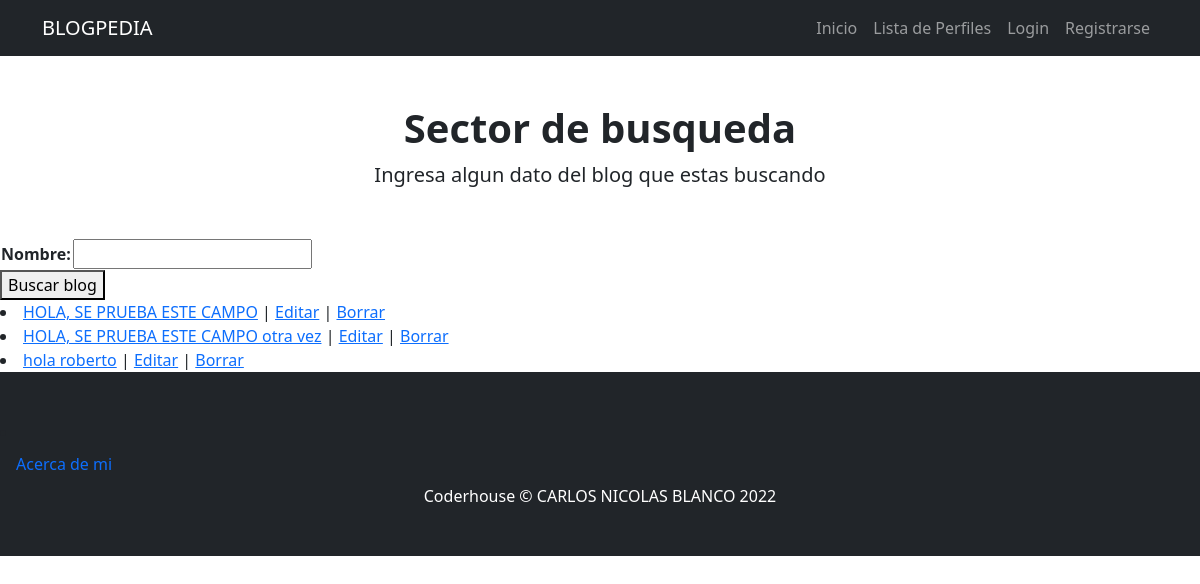
/usuarios/blogs, run on an earlier commit of the app's database.
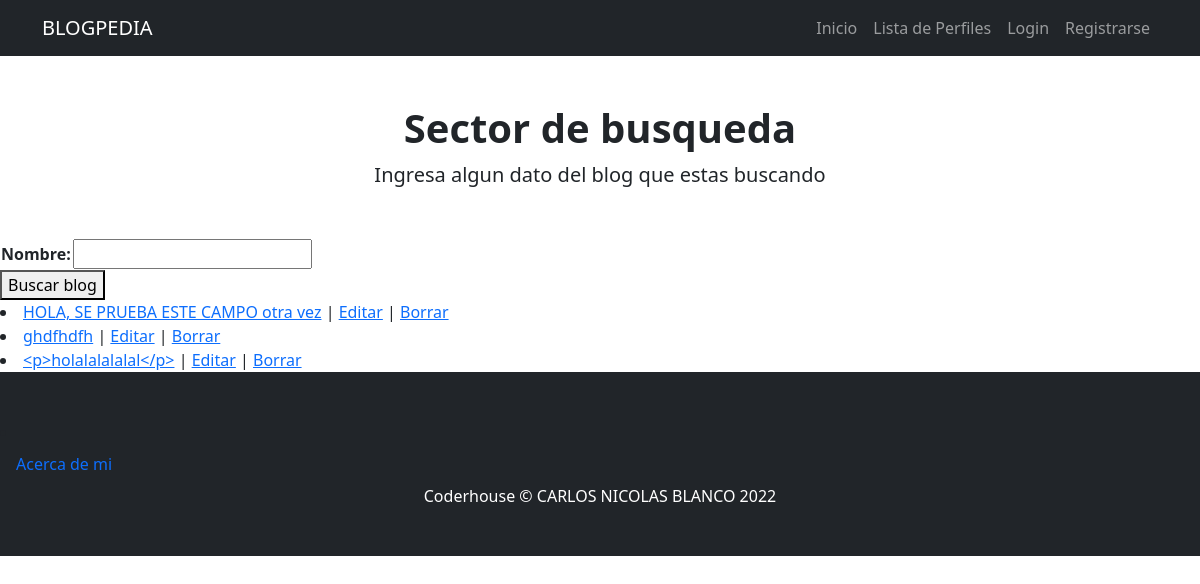
And on a later commit of the database.
### usuarios/models.py (models this page shows)
class blog(models.Model):
    titulo = models.CharField(max_length=30,blank= True, null=True)
    subtitulo = models.CharField(max_length=30,blank= True, null=True)
    imagen_blog= models.ImageField(upload_to='imagen_blog',blank=True, null=True)
    blog = RichTextField(blank= True, null=True)
    fecha_creacion_blog = models.DateTimeField(default=timezone.now)
    def __str__(self):
        return f'{self.blog}'

### usuarios/views.py (the view)
# urls.py: path('blogs',views.lista_blogs,name='blogs'),
def lista_blogs(request):
    blog_a_buscar = request.GET.get('blog', None)
    if blog_a_buscar is not None:
        blogs = blog.objects.filter(blog__icontains= blog_a_buscar)
    else:
        blogs = blog.objects.all()
    form = BlogBusqueda()
    return render(request,'usuarios/lista_blog.html',{'form': form, 'blogs' : blogs})

### usuarios/forms.py
class BlogBusqueda(forms.Form):
    nombre= forms.CharField(max_length=30)

### usuarios/templates/usuarios/lista_blog.html (shortened to what this page needs)
{% extends 'index/index.html' %}
{% block header_block %}
     <h1 class="fw-bolder">Sector de busqueda</h1>
     <p class="lead mb-0">Ingresa algun dato del blog que estas buscando</p>
{% endblock header_block %}
{% block body_block %}
    <form action="" method="get">
        <table>
            {{form.as_table}}
        </table>
        <button>Buscar blog</button>
    </form>
    {% for blog in blogs  %}
        <li>
            <a href= {% url 'detalle_blog' blog.id %}>{{blog}}</a> |
            <a href= {% url 'editar_blog' blog.id %}>Editar</a> |
            <a href= {% url 'borrar_blog' blog.id %}>Borrar</a>
        </li>
    {% endfor %}
{% endblock body_block %}

What changed in the data, as far as the page shows it:
removed blog: blog "HOLA, SE PRUEBA ESTE CAMPO"
removed blog: blog "hola roberto"
added blog: blog "ghdfhdfh"
added blog: blog "<p>holalalalalal</p>"
